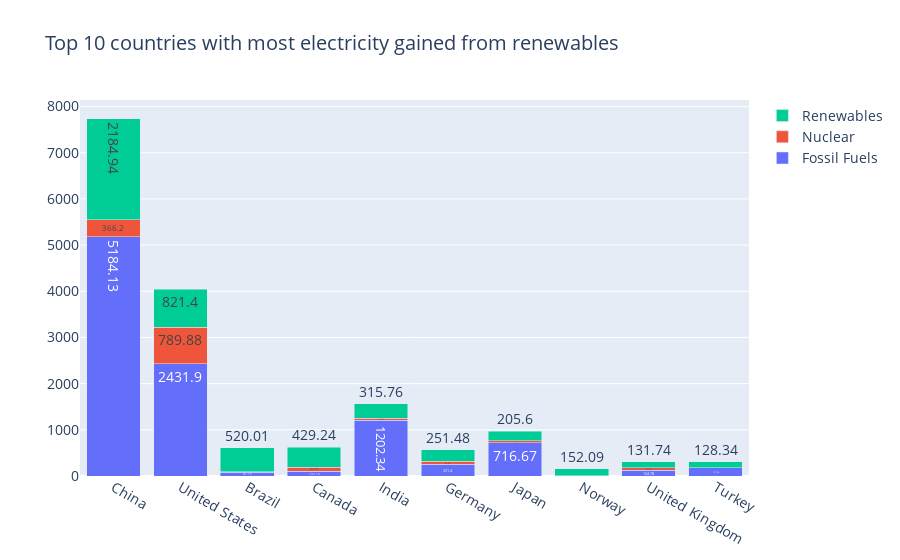

Notebook source saved alongside this figure:
### Markdown cell above
When looking at the total CO2 emissions per country in the figure above, China comes out on top by a very large margin. In fact, looking at the years before 2020, a steep increase in emissions can be observed. This is a prime example of countries that seem to not take enough action towards combatting the issue of global warming and the increase of emissions. When looking at the the total CO2 emissions divided by each country's surface area to get the emissions/km², it can be noticed that it becomes a completely different distribution. Singapore is the highest, which is to be expected as it is a very small country, filled with large skyscrapers and dense infrastructure. When looking at the third category of the CO2 emissions per Capita, the graph changes again. This distrubution of emissions per country is the most evenly distributed, with Qatar at the highest emissions/capita in 2000. However, some countries still play a very small part in the world wide CO2 emissions and other countries play a noticable bigger part. Luckily, most countries in this visualization show a gradual decrease in emissions/capita.

We will be refering to this graph in the next few graphs for comparisons to formulate the arguments of our perspectives mentioned in the introduction.

### Code cell
df = pd.read_csv('../datasets/sus.csv')

df = df[df["Year"] == 2020]

# Top 10 countries most renewable energy
df_sorted = df.sort_values('Electricity from renewables (TWh)', ascending=False)
df_top10 = df_sorted.head(10)

trace1 = go.Bar(
    x = df_top10['Entity'],
    y = df_top10['Electricity from fossil fuels (TWh)'],
    name='Fossil Fuels',
    text = df_top10['Electricity from fossil fuels (TWh)'],
)

trace2 = go.Bar(
    x = df_top10['Entity'],
    y = df_top10['Electricity from nuclear (TWh)'],
    name='Nuclear',
    text = df_top10['Electricity from nuclear (TWh)'],
)

trace3 = go.Bar(
    x = df_top10['Entity'],
    y = df_top10['Electricity from renewables (TWh)'],
    name='Renewables',
    text = df_top10['Electricity from renewables (TWh)'],
)

fig = go.Figure(data=[trace1, trace2, trace3], layout=go.Layout(barmode='stack', font_size = 14,
                                                                title= "Top 10 countries with most electricity gained from renewables")).show()

### Figure 1 — Plotly figure (JSON) as saved in the notebook; plotly's stock layout.template omitted (floating-point values rounded to 4 significant figures)
{"data": [{"name": "Fossil Fuels", "text": [5184.0, 2432.0, 81.15, 102.2, 1202.0, 251.4, 716.7, 2.2, 124.8, 177.1], "type": "bar", "x": ["China", "United States", "Brazil", "Canada", "India", "Germany", "Japan", "Norway", "United Kingdom", "Turkey"], "y": [5184.0, 2432.0, 81.15, 102.2, 1202.0, 251.4, 716.7, 2.2, 124.8, 177.1]}, {"name": "Nuclear", "text": [366.2, 789.9, 13.21, 92.65, 44.61, 64.38, 41.86, 0, 50.85, 0], "type": "bar", "x": ["China", "United States", "Brazil", "Canada", "India", "Germany", "Japan", "Norway", "United Kingdom", "Turkey"], "y": [366.2, 789.9, 13.21, 92.65, 44.61, 64.38, 41.86, 0, 50.85, 0]}, {"name": "Renewables", "text": [2185.0, 821.4, 520.0, 429.2, 315.8, 251.5, 205.6, 152.1, 131.7, 128.3], "type": "bar", "x": ["China", "United States", "Brazil", "Canada", "India", "Germany", "Japan", "Norway", "United Kingdom", "Turkey"], "y": [2185.0, 821.4, 520.0, 429.2, 315.8, 251.5, 205.6, 152.1, 131.7, 128.3]}], "layout": {"barmode": "stack", "font": {"size": 14}, "title": {"text": "Top 10 countries with most electricity gained from renewables"}}}
